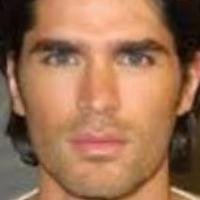
#> input picture Images/22_0_0_20170104003954062.jpg.chip.jpg, 200 x 200 px; its folder holds only this picture in this run
$ jupyter execute --allow-errors EigenFace.ipynb
#> lines starting #> are read from the running program, lines starting #| are printed output that depends on the picture
[cell 1]
import numpy as np
import cv2
import glob
import os
import matplotlib.pyplot as plt

## pre processing:
**gray scale** and **resize** images and save them in 'Dataset' folder

[cell 2]
INPUT_FOLDER = 'Images'
j=0

[cell 3]
os.mkdir('Dataset')

[cell 4]
for img in glob.glob(INPUT_FOLDER + "/*.jpg"):
    image = cv2.imread(img)
#> image is the input picture: shape (200, 200, 3); mean B, G, R 84.1, 113.3, 157.6
    imgNew = cv2.resize(image ,dsize = (50,50))
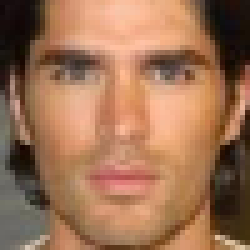
#> imgNew: shape (50, 50, 3) (shown 5 times larger); mean B, G, R 84.2, 113.3, 157.6
    gray = cv2.cvtColor(imgNew, cv2.COLOR_BGR2GRAY)
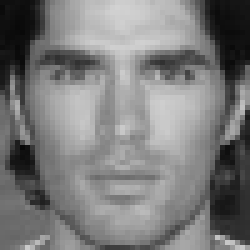
#> gray: shape (50, 50) (shown 5 times larger); min 8, max 210, mean 123.3
    cv2.imwrite(os.path.join('./Dataset','{}.jpeg'.format(j)), gray)
    j+=1
    cv2.imshow('image' , gray)
    cv2.waitKey(30)

[cell 5]
cv2.destroyAllWindows()

[cell 6]
DATASET_PATH = "./Dataset"
IMAGE_LIST = os.listdir(DATASET_PATH)

#### now we must choose our image as main image

[cell 7]
CHOSEN_IMG=int( input('choose image index ("find it in dataset folder"):') )
#> the answer given: 1

[cell 8]
orginalImage = cv2.imread (os.path.join(DATASET_PATH,'{}.jpeg'.format(CHOSEN_IMG)),0)
#> (the rest of this cell did not finish here and is left out)

## save images vectors in a Array:
each **row** in Vectorize_img is a reshaped image

[cell 9]
vectorize_imgs = np.zeros((len(IMAGE_LIST),50*50))
j=0

[cell 10]
for image_name in IMAGE_LIST:
    img = cv2.imread (os.path.join(DATASET_PATH,image_name),0)
    vectorize_imgs[j,:] = img.flatten()
    im = np.array(img,dtype=np.float32)
    j+=1

[cell 11]
vectorize_imgs.shape

## Use PCA for Eigen Faces:

#> (a cell that did not finish here is left out)

[cell 13]
fig=plt.figure(figsize=(10, 10))
cols=6
rows=5
k=0
#> (the rest of this cell did not finish here and is left out)

## calculate coefficients (a):
### orginalImage =  a1 * eigenFace1 + a2 * eigenFace2 + ... + ak * eigenFacek

#> (a cell that did not finish here is left out)

now we can make our **orginal Image** with **Formula**

[cell 15]
k = int(input(" how many eigen faces must calculate? "))
#> the answer given: 3

$ run again, on Images/22_1_0_20170103180211110.jpg.chip.jpg
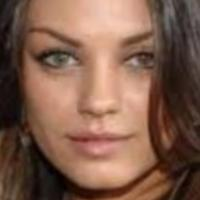
#> input picture Images/22_1_0_20170103180211110.jpg.chip.jpg, 200 x 200 px
#> image is the input picture: shape (200, 200, 3); mean B, G, R 75.6, 92.6, 127.5
#> `imgNew = cv2.resize(image ,dsize = (50,50))`:
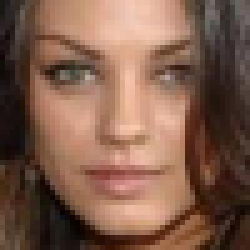
#> imgNew: shape (50, 50, 3) (shown 5 times larger); mean B, G, R 75.7, 92.8, 127.6
#> `gray = cv2.cvtColor(imgNew, cv2.COLOR_BGR2GRAY)`:
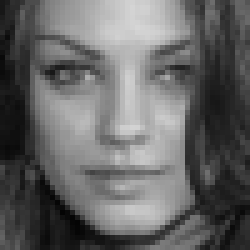
#> gray: shape (50, 50) (shown 5 times larger); min 4, max 214, mean 101.2

$ run again, on Images/22_1_0_20170111182452750.jpg.chip.jpg
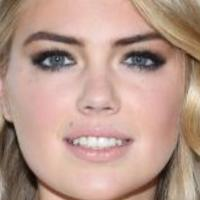
#> input picture Images/22_1_0_20170111182452750.jpg.chip.jpg, 200 x 200 px
#> image is the input picture: shape (200, 200, 3); mean B, G, R 140.1, 153.2, 185.4
#> `imgNew = cv2.resize(image ,dsize = (50,50))`:
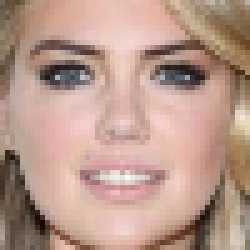
#> imgNew: shape (50, 50, 3) (shown 5 times larger); mean B, G, R 140.2, 153.3, 185.6
#> `gray = cv2.cvtColor(imgNew, cv2.COLOR_BGR2GRAY)`:
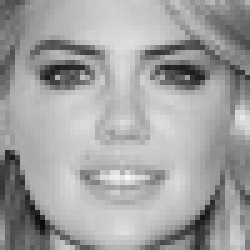
#> gray: shape (50, 50) (shown 5 times larger); min 12, max 247, mean 161.5

$ run again, on Images/22_1_1_20170104005441633.jpg.chip.jpg
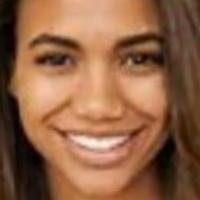
#> input picture Images/22_1_1_20170104005441633.jpg.chip.jpg, 200 x 200 px
#> image is the input picture: shape (200, 200, 3); mean B, G, R 69.2, 98.5, 143.9
#> `imgNew = cv2.resize(image ,dsize = (50,50))`:
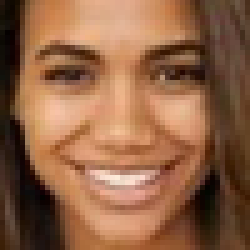
#> imgNew: shape (50, 50, 3) (shown 5 times larger); mean B, G, R 69.2, 98.6, 144
#> `gray = cv2.cvtColor(imgNew, cv2.COLOR_BGR2GRAY)`:
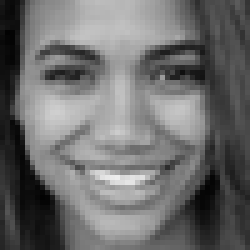
#> gray: shape (50, 50) (shown 5 times larger); min 2, max 238, mean 108.8

$ run again, on Images/22_0_0_20170110232146790.jpg.chip.jpg
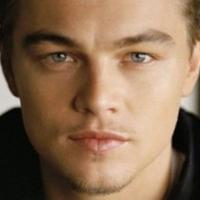
#> input picture Images/22_0_0_20170110232146790.jpg.chip.jpg, 200 x 200 px
#> image is the input picture: shape (200, 200, 3); mean B, G, R 84.9, 109.2, 137.8
#> `imgNew = cv2.resize(image ,dsize = (50,50))`:
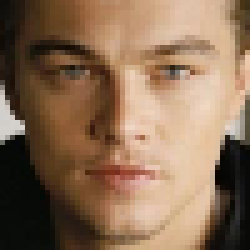
#> imgNew: shape (50, 50, 3) (shown 5 times larger); mean B, G, R 85, 109.3, 137.9
#> `gray = cv2.cvtColor(imgNew, cv2.COLOR_BGR2GRAY)`:
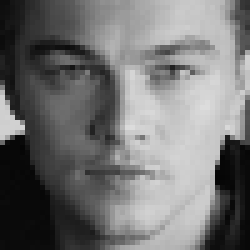
#> gray: shape (50, 50) (shown 5 times larger); min 4, max 220, mean 115.1
